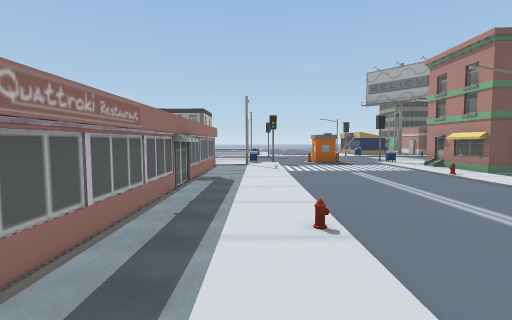
View 1 (above)

24 first-person views from a walk through a Unity game level. The camera is 1.5 m above the floor, tilts 4° down and sees 85° across. The floor is counted in squares, 2 m on a side. Each view is taken from the middle of a square. On the plan, view 1 faces up. The plan holds only what a view shows up to about 10 squares ahead; the rest is blank. The place goes on beyond the plan. The player is left out. Some animated figures are left out.

View 2
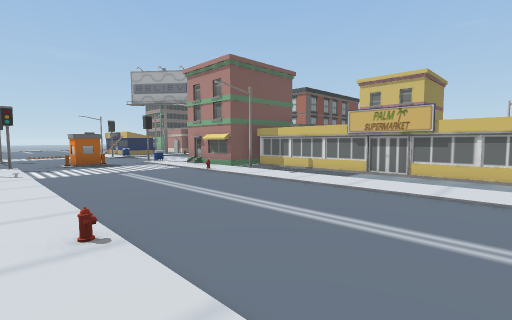

View 3
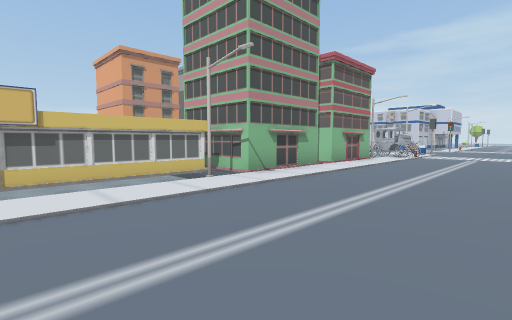

View 4
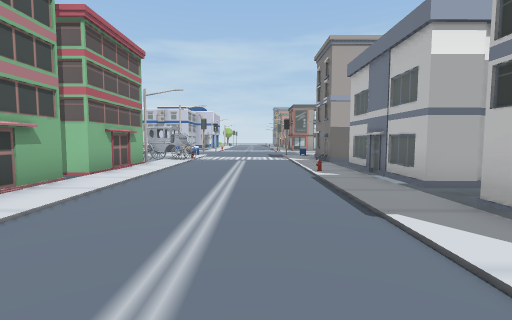

View 5
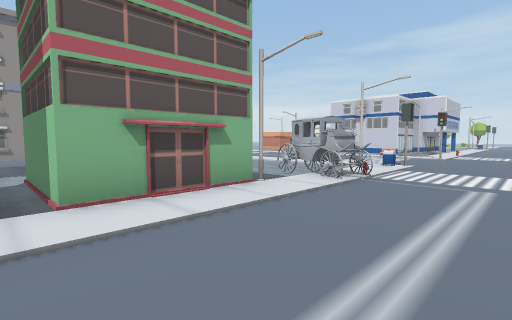

View 6
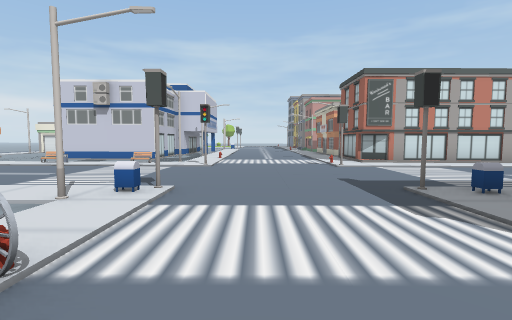

View 7
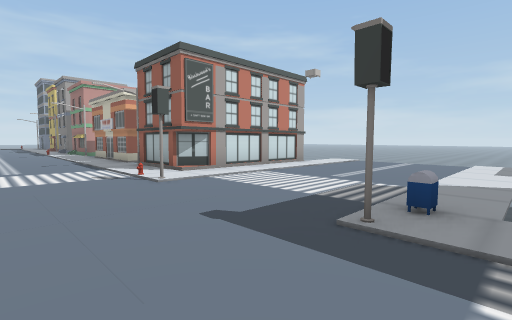

View 8
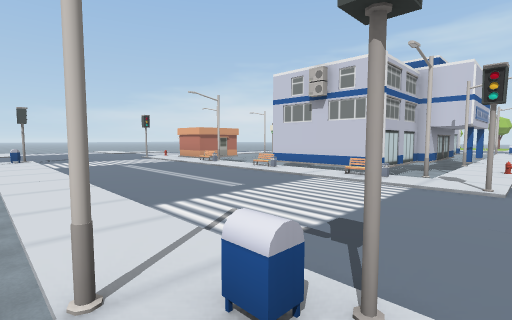

View 9
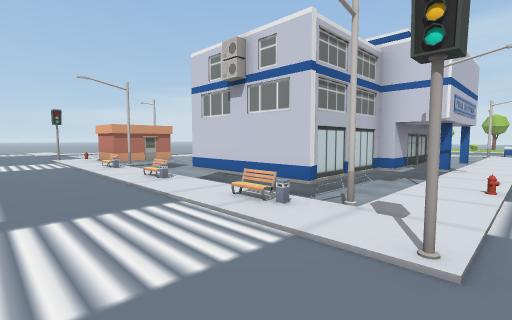

View 10
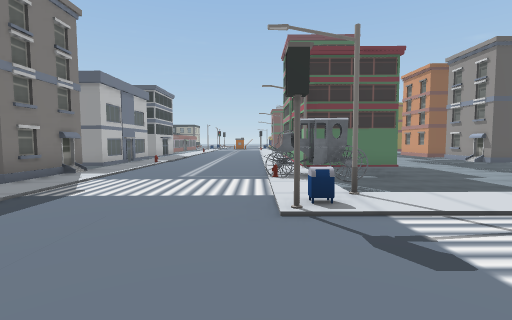

View 11
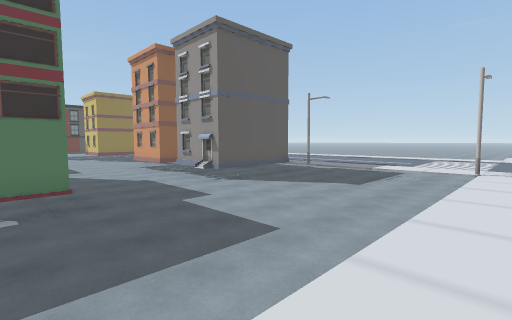

View 12
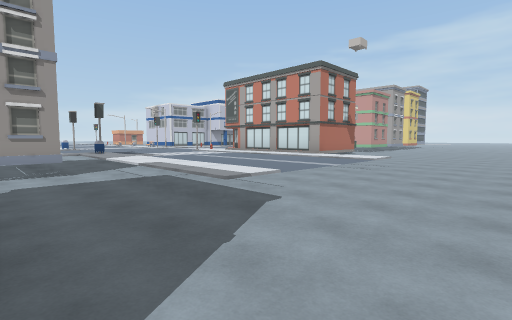

View 13
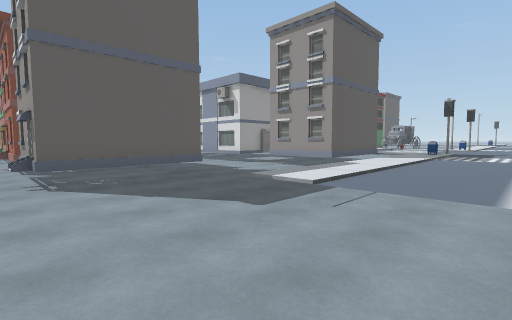

View 14
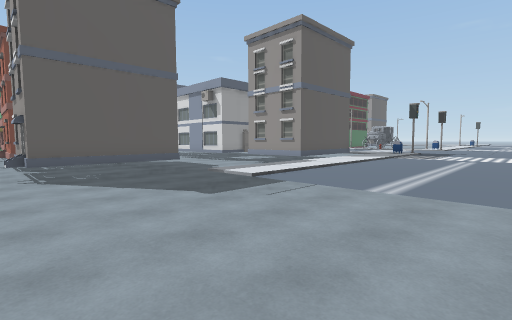

View 15
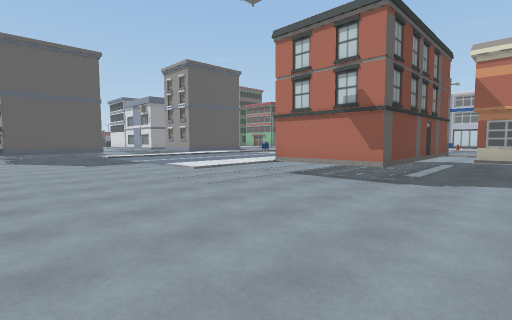

View 16
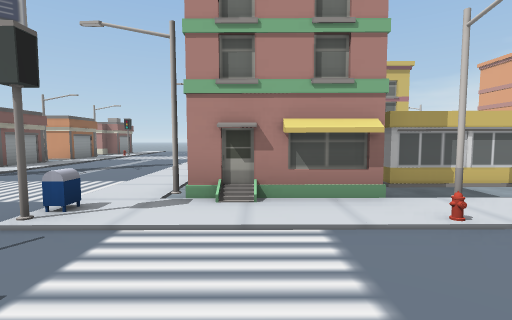

View 17
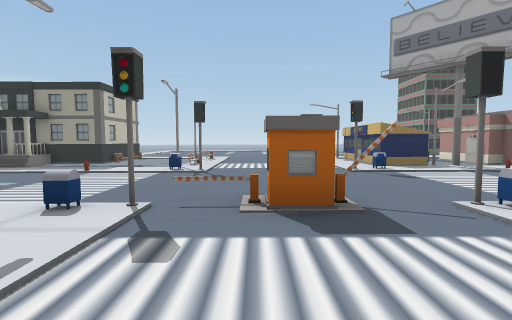

View 18
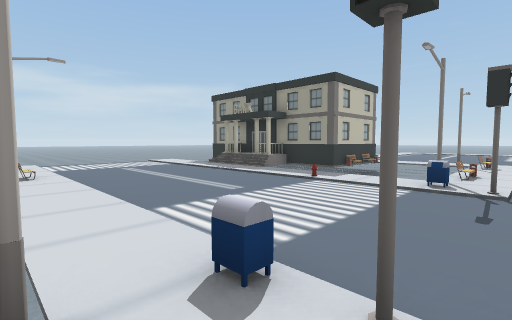

View 19
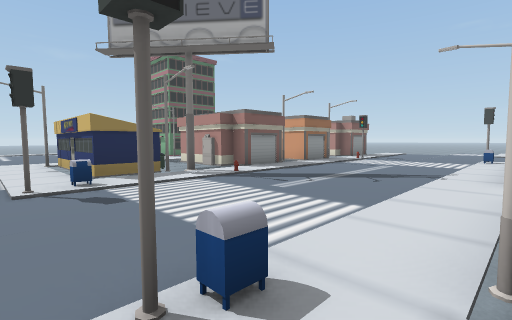

View 20
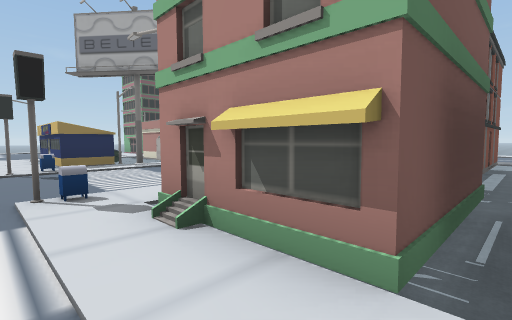

View 21
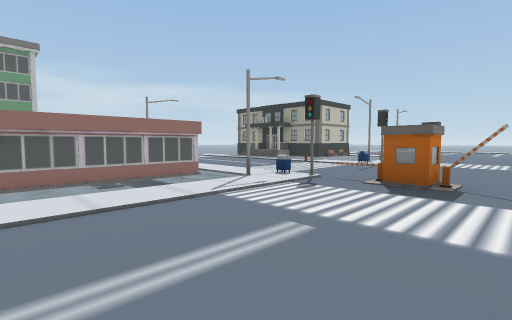

View 22
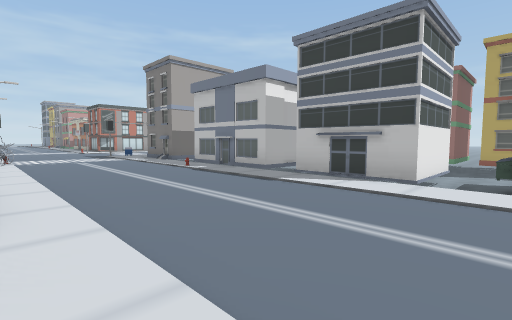

View 23
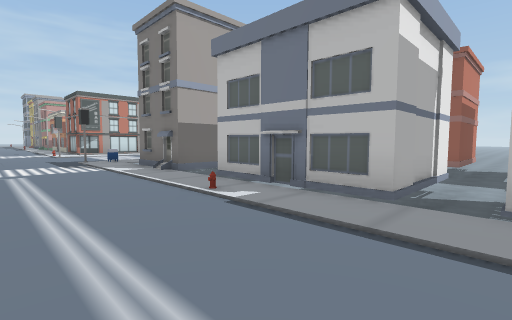

View 24
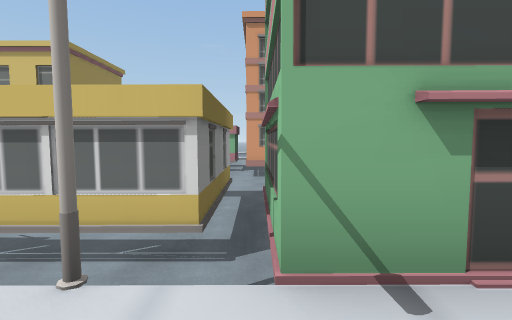

### Floor plan
Key: @ floor where view 1 was taken; # wall or solid block; x gap in a wall; . main floor; : floor 0.25 m higher than the main floor; - floor 0.25 m lower than the main floor; _ floor 0.5 m lower than the main floor; < floor 0.75 m lower than the main floor; / step, stairs or slope; = window, fence, low wall or low ledge; v drop or lower ground; M mailbox; S streetlight; B building; E bench; I billboard; O other object.
Columns run from 10 left of view 1 to 15 right of it. Each row starts with its distance up from view 1.
 16    B###   v----.#O ##
 15    B//vvvvS----.#SIB#SB
 14   --..../.M----M../.....
 13  ---------------.........
 12 <--------------...........
 11 <-------------............
 10  ...O.....MOOOxM.........O
  9      S  ==S--...S  SS   B
  8         ##.-.../#
  7          #.....B## v  ###
  6          #.....Sv##vvvvvv
  5          #......##   B  B
  4          #......#    B
  3          #......#    B
  2          #......B
  1        ###......#  B
  0  B #<_____@.....#  B    O
 -1  B #___###.....S#   vvv##
 -2  #       #......###vvB##B
 -3  #  ___  #......  BvvB#
 -4  <_____###......  BvvB#
 -5  B #___  #...... BvvvvB
 -6 _#  _    #......##Bvvv#
 -7 _______###......## vvv###:
 -8 _#  ____ #.....S###vvvvvS:
 -9 _B  ___###......vvvvvvvvv:
-10 _______###B..//OOvvvvvvvv:
-11 _______B##......Ovvvvvvvv:
-12 ___=______.....SvvvvvvvvS:
-13 ___.......M....M.::::::::O
-14 ___.......................
-15 ___.......................
-16 ___.......................
-17 ___........#..#:::::::S::/
-18 ___=v#####.....SEEvEvvO##/
-19 _____B####.....:v####vv#O
-20 _____B####S....:v#   vvO
-21 _______#BB.....SvB
-22 _______   :.. .:v#

Positions as (right, up) in squares from view 1, and headings:
1: (0, 0), facing up
2: (0, 0), facing up-right
3: (1, 2), facing down-right
4: (2, 0), facing down
5: (2, -5), facing down-right
6: (3, -9), facing down
7: (3, -12), facing down-left
8: (4, -12), facing down-right
9: (4, -15), facing down-right
10: (4, -16), facing up
11: (7, -13), facing up-right
12: (-10, -10), facing down-right
13: (-10, -15), facing up-right
14: (-10, -16), facing up-right
15: (-10, -22), facing up-right
16: (2, 8), facing right
17: (2, 7), facing up
18: (1, 9), facing up-left
19: (4, 9), facing up-right
20: (4, 6), facing up-right
21: (4, 5), facing up-left
22: (5, 1), facing down-left
23: (3, -3), facing down-left
24: (4, -2), facing right
